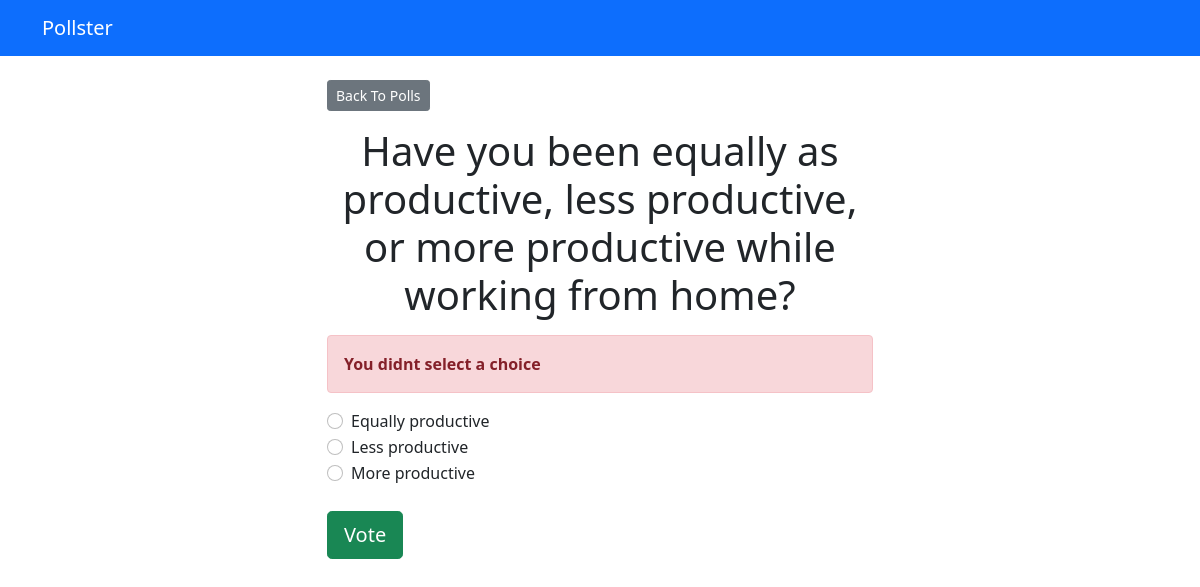
Page /polls/6/vote/ on the committed database.
### polls/models.py (models this page shows, shortened)
class Question(models.Model):
    question_text = models.CharField(max_length=200)
    pub_date = models.DateTimeField("date published")

class Choice(models.Model):
    question = models.ForeignKey(Question, on_delete=models.CASCADE)
    choice_text = models.CharField(max_length=200)
    votes = models.IntegerField(default=0)

### polls/views.py (the view)
# urls.py: path('<int:question_id>/vote/', views.vote, name='vote')
def vote(request, question_id):
    question = get_object_or_404(Question, pk=question_id)
    try:
        selected_choice = question.choice_set.get(pk=request.POST['choice'])
    except (KeyError, Choice.DoesNotExist):
        return render(request, 'polls/detail.html', {
            'question': question,
            'error_message': "You didnt select a choice",
        })
    else:
        selected_choice.votes += 1
        selected_choice.save()
        return HttpResponseRedirect(reverse('polls:results', args=(question.id,)))

### templates/polls/detail.html (shortened to what this page needs)
{% extends 'base.html' %}
{% block content %}
<a href="{% url 'polls:index' %}" class="btn btn-secondary btn-sm mb-3">Back To Polls</a>
<h1 class="text-center mb-3">{{ question.question_text}}</h1>
{% if error_message %}
<p class="alert alert-danger">
    <strong>{{ error_message }}</strong>
</p>
{% endif %}
<form action="{% url 'polls:vote' question.id %}" method="post">
    {% for choice in question.choice_set.all %}
    <div class="form-check">
        <input type="radio" name="choice" class="form-check-input" id="choice{{ forloop.counter }}"
            value="{{ choice.id }}" />
        <label for="choice{{ forloop.counter }}">{{ choice.choice_text}}</label>
    </div>
    {% endfor %}
    <input type="submit" value="Vote" class="btn btn-success btn-lg btn-block mt-4">
</form>
{% endblock %}

### rows in the picture
Question: question_text "Have you been equally as productive, less productive, or more productive while working from home?"
Choice: choice_text "Equally productive"
Choice: choice_text "Less productive"
Choice: choice_text "More productive"

### other values in the picture
{{ error_message }} "You didnt select a choice"
